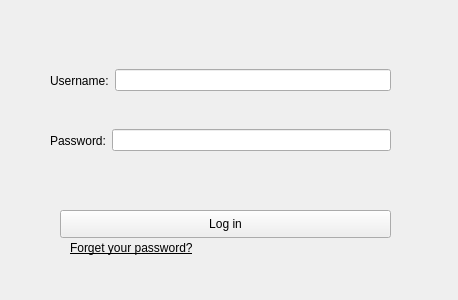
<?xml version="1.0" encoding="UTF-8"?>
<ui version="4.0">
 <class>MainWindow</class>
 <widget class="QMainWindow" name="MainWindow">
  <property name="geometry">
   <rect>
    <x>0</x>
    <y>0</y>
    <width>458</width>
    <height>300</height>
   </rect>
  </property>
  <property name="windowTitle">
   <string>Login</string>
  </property>
  <property name="accessibleName">
   <string/>
  </property>
  <property name="unifiedTitleAndToolBarOnMac">
   <bool>false</bool>
  </property>
  <widget class="QWidget" name="centralwidget">
   <widget class="QPushButton" name="pushButton">
    <property name="geometry">
     <rect>
      <x>60</x>
      <y>210</y>
      <width>331</width>
      <height>28</height>
     </rect>
    </property>
    <property name="text">
     <string>Log in</string>
    </property>
   </widget>
   <widget class="QLabel" name="forgetPw">
    <property name="geometry">
     <rect>
      <x>70</x>
      <y>240</y>
      <width>191</width>
      <height>16</height>
     </rect>
    </property>
    <property name="font">
     <font>
      <italic>false</italic>
      <underline>true</underline>
     </font>
    </property>
    <property name="text">
     <string>Forget your password?</string>
    </property>
   </widget>
   <widget class="QWidget" name="horizontalLayoutWidget">
    <property name="geometry">
     <rect>
      <x>50</x>
      <y>60</y>
      <width>341</width>
      <height>41</height>
     </rect>
    </property>
    <layout class="QHBoxLayout" name="horizontalLayout">
     <item>
      <widget class="QLabel" name="label">
       <property name="text">
        <string>Username:</string>
       </property>
       <property name="margin">
        <number>10</number>
       </property>
      </widget>
     </item>
     <item>
      <widget class="QLineEdit" name="lineEdit">
       <property name="alignment">
        <set>Qt::AlignLeading|Qt::AlignLeft|Qt::AlignVCenter</set>
       </property>
      </widget>
     </item>
    </layout>
   </widget>
   <widget class="QWidget" name="horizontalLayoutWidget_2">
    <property name="geometry">
     <rect>
      <x>50</x>
      <y>120</y>
      <width>341</width>
      <height>41</height>
     </rect>
    </property>
    <layout class="QHBoxLayout" name="horizontalLayout_2">
     <item>
      <widget class="QLabel" name="label_2">
       <property name="text">
        <string>Password:</string>
       </property>
       <property name="margin">
        <number>10</number>
       </property>
      </widget>
     </item>
     <item>
      <widget class="QLineEdit" name="lineEdit_2"/>
     </item>
    </layout>
   </widget>
  </widget>
 </widget>
 <resources/>
 <connections>
  <connection>
   <sender>pushButton</sender>
   <signal>clicked()</signal>
   <receiver>MainWindow</receiver>
   <slot>login()</slot>
   <hints>
    <hint type="sourcelabel">
     <x>283</x>
     <y>222</y>
    </hint>
    <hint type="destinationlabel">
     <x>350</x>
     <y>253</y>
    </hint>
   </hints>
  </connection>
 </connections>
 <slots>
  <slot>login()</slot>
 </slots>
</ui>
